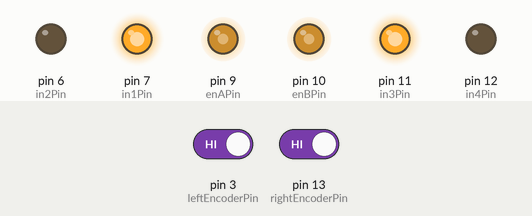
The sketch below on a simulated Arduino Uno, built with avr-gcc and run on an emulated ATmega328P. Parts: output pins drawn as LEDs (lit = HIGH). The test bench sets the inputs (shaded band); at power-on: pin 3 (leftEncoderPin) HIGH, pin 13 (rightEncoderPin) HIGH. What the sketch prints to the serial monitor is not drawn.

Above: at 0.1 s.
Timing chart, 0 to 1.6 s (numbered marks = the images above):
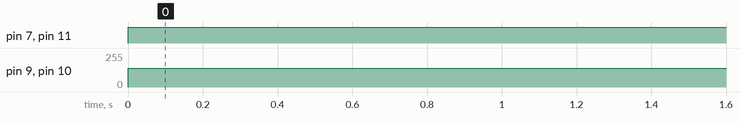

Measured:
- by itself, pin 7 (in1Pin), pin 11 (in3Pin): LOW → HIGH at 0.00 s
- by itself, pin 9 (enAPin), pin 10 (enBPin): 0/255 → 140/255 at 0.00 s

The sketch:

testingvoltage.ino
```cpp
#include <Arduino.h>
#include <math.h>
#include <PID_v1.h>

//pins
const uint8_t leftEncoderPin = 3;
const uint8_t rightEncoderPin = 13;

const uint8_t in1Pin = 7; //9
const uint8_t in2Pin = 6; //8
const uint8_t in3Pin = 11; //7
const uint8_t in4Pin = 12; //6
const uint8_t enAPin = 9; //11
const uint8_t enBPin = 10; //10

double current_Distance = 0;
double voltage;
double error;
double setpoint = 100;

int leftEncoderCount = 0;
int leftPreviousCount = 0;
int rightEncoderCount = 0;
int rightPreviousCount = 0;
int leftPreviousValue;
int leftCurrentValue;
int rightPreviousValue;
int rightCurrentValue;

int encoder_count = 0;

struct{
  double kP = 120;
  double kI = 20;
  double kD = 50;
} distancePID;

struct{
  double kP = 100;
  double kI = 20;
  double kD = 50;
} rotPID;

struct{
  int kS = 90;
  int kV = 0;
  int kA = 0;
} driveFF;

PID pidDisController(&current_Distance, &error, &setpoint, distancePID.kP, distancePID.kI, distancePID.kD, DIRECT);
void setup() {
  // put your setup code here, to run once:
  Serial.begin(9600);
  Serial.println("step 1 started");
  pinMode(leftEncoderPin, INPUT);
  pinMode(rightEncoderPin, INPUT);

  pinMode(in1Pin, OUTPUT);
  pinMode(in2Pin, OUTPUT);
  pinMode(in3Pin, OUTPUT);
  pinMode(in4Pin, OUTPUT);
  pinMode(enAPin, OUTPUT);
  pinMode(enBPin, OUTPUT);

  pidDisController.SetOutputLimits(-180, 180);

  pidDisController.SetMode(AUTOMATIC);

  voltage = 140;
}

void loop() {
  // put your main code here, to run repeatedly:
  leftPreviousValue = leftCurrentValue;
  rightPreviousValue = rightCurrentValue;
  leftCurrentValue = digitalRead(leftEncoderPin);
  rightCurrentValue = digitalRead(rightEncoderPin);

  if(leftPreviousValue != leftCurrentValue){
      leftEncoderCount++;
  }
  if(rightPreviousValue != rightCurrentValue){
      rightEncoderCount++;
  }

  current_Distance = (leftEncoderCount + rightEncoderCount) / 2.0;

  pidDisController.Compute();

  digitalWrite(in1Pin, HIGH);
  digitalWrite(in2Pin, LOW);

  digitalWrite(in3Pin, HIGH);
  digitalWrite(in4Pin, LOW);

  analogWrite(enAPin, voltage );
  analogWrite(enBPin, voltage );

  Serial.println(voltage);

}
```
